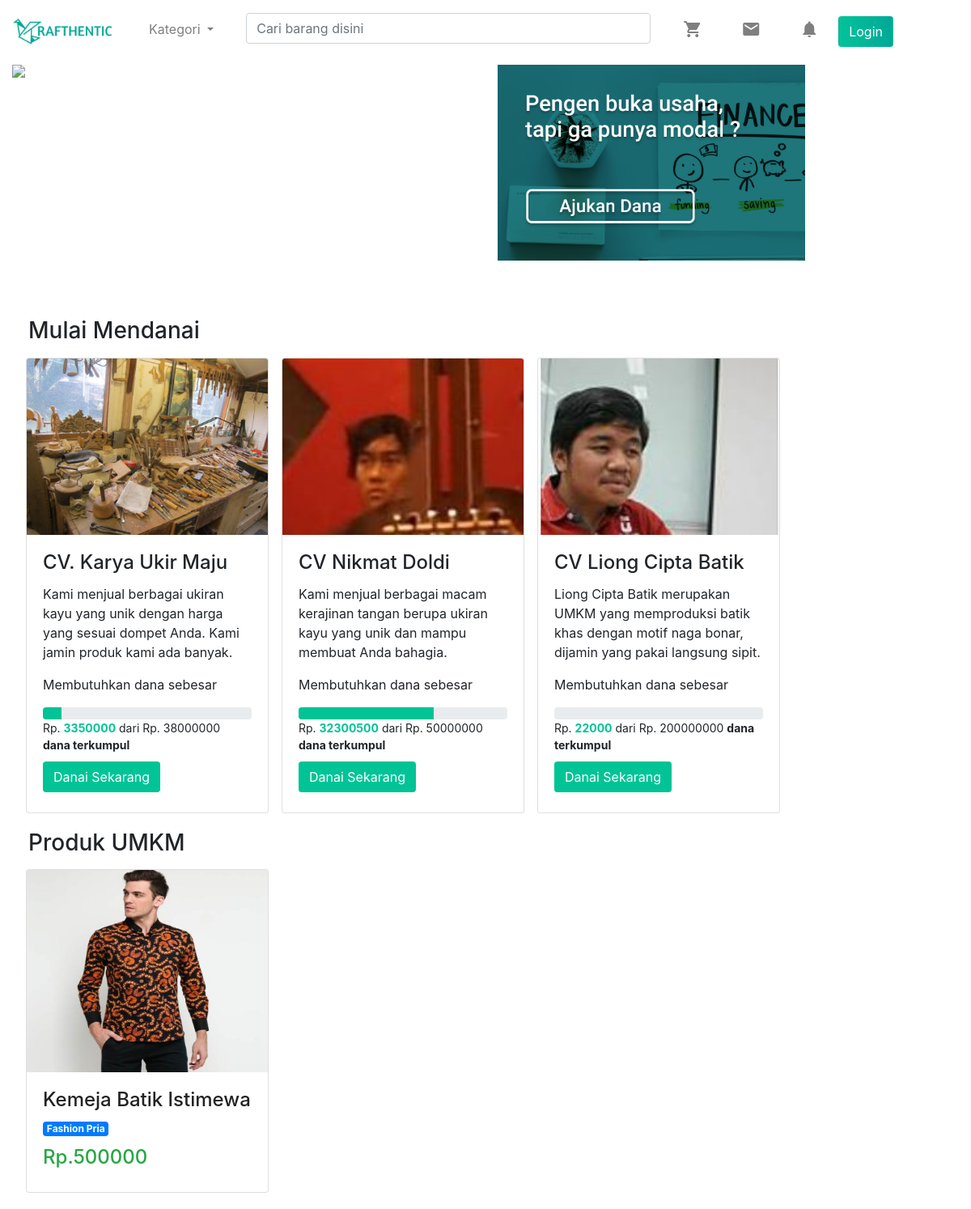
The page / on the database its author committed.
### tables this page shows
CREATE TABLE `tb_umkm` (
  `id_umkm` int(11) NOT NULL,
  `nama_pemilik` varchar(255) NOT NULL,
  `nama_umkm` varchar(255) NOT NULL,
  `alamat_umkm` varchar(255) NOT NULL,
  `deskripsi_umkm` varchar(255) NOT NULL,
  `foto_umkm` text NOT NULL,
  `butuh_dana` int(20) NOT NULL
);

CREATE TABLE `tb_barang` (
  `id_brg` int(11) NOT NULL,
  `nama_brg` varchar(50) NOT NULL,
  `harga_brg` int(11) NOT NULL,
  `deskripsi` text NOT NULL,
  `kategori_brg` varchar(40) NOT NULL,
  `foto_brg` text NOT NULL,
  `tgl_post` datetime NOT NULL,
  `id_pengguna` int(11) NOT NULL
);

### application/controllers/Home.php (called while the page is built, shortened)
<?php
class Home extends CI_Controller {
	function __construct(){
         $this->load->library(array('form_validation'));
         $this->load->helper(array('url','form'));
         $this->load->model('M_barang');
         $this->load->model('M_umkm');
    }
	public function index()
	{
		$data['barang'] = $this->M_barang->getDataBarang();
		$data['umkm'] = $this->M_umkm->get_umkm_data();
		$this->load->view('index',$data);
	}
}

### index.php (called while the page is built, shortened)
<?php
require_once BASEPATH.'core/CodeIgniter.php';

### application/models/M_umkm.php (called while the page is built, shortened)
<?php
class M_umkm extends CI_Model {
	function get_umkm_data() {
		$this->db->select('id_umkm, nama_pemilik, nama_umkm, alamat_umkm, deskripsi_umkm, foto_umkm, butuh_dana');
		$this->db->from('tb_umkm');
		$query = $this->db->get();
	    return $query->result_array();
	}
	function get_each_umkm_funding($id){
		$this->db->select('sum(jumlah_funding) as jumlah_funding');
		$this->db->from('tb_funding');
		$this->db->where('id_umkm = ',$id);
		$query = $this->db->get();
		return $query->result_array();
	}
}

### application/models/M_barang.php (called while the page is built, shortened)
<?php
class M_barang extends CI_Model {
	function getDataBarang(){
		$this->db->select("tb_barang.id_brg, tb_barang.nama_brg, harga_brg,deskripsi, kategori_brg, tb_pengguna.id_pengguna, tb_pengguna.alamat, tb_pengguna.notelp, tb_barang.foto_brg");
		$this->db->from("tb_barang");
		$this->db->join("tb_pengguna","tb_barang.id_pengguna = tb_pengguna.id_pengguna");
		$query = $this->db->get();
		if($query->num_rows() != 0){
			return $query->result();
		}else{
			return false;
		}
	}
}

### application/views/index.php (the view, shortened to what this page needs)
<?php $this->load->view('page_header')?>
    <section class="row slide">
        <div class="col-6"><img class="img-fluid slide-img" src="<?= base_url('assets/img/slide2.png')?>" /></div>
        <div class="col-6"><img class="img-fluid slide-img" src="<?= base_url('assets/img/slide1.png')?>" /></div>
    </section>
    <section class="danai">
        <h3>Mulai Mendanai</h3>
        <div class="row item-danai">
            <?php foreach($umkm as $u){?>
            <div class="card" style="width:300px">
                <img class="card-img-top img-fluid" src="<?= base_url('assets/img/')?><?= $u['foto_umkm']?>" alt="Card image" style="width:100%;height:39%">
                <div class="card-body">
                  <h4 class="card-title"><?= $u['nama_umkm']?></h4>
                  <p class="card-text"><?= $u['deskripsi_umkm']?></p>
                  <p class="card-text">Membutuhkan dana sebesar</p>
                  <?php
                    $ci =& get_instance();
                    $data = $ci->M_umkm->get_each_umkm_funding($u['id_umkm']);
                    foreach($data as $d){
                  ?>
                  <div class="progress" style="height: 15px;">
                    <div class="progress-bar" role="progressbar" style="background-color: #00c396;width: <?= ($d['jumlah_funding']/$u['butuh_dana'])*100?>%" aria-valuenow="<?= $d['jumlah_funding']?>" aria-valuemin="0" aria-valuemax="<?= $u['butuh_dana']?>"></div>
                  </div>
                  <p style="padding-right: 4px;font-size:14px;margin-bottom:10px;">Rp. <strong><span style="color: #00c396;"><?= $d['jumlah_funding']?></span></strong> dari Rp. <?= $u['butuh_dana']?>
                  <span style="font-size:14px;font-weight: bold;margin-bottom:50px;">dana terkumpul</span></p>
                  <?php if($this->session->userdata('id')==FALSE){?>
                    <a href="<?= site_url('login_control/index')?>" class="btn" style="background-color: #00c396; color:white;">Danai Sekarang</a>
                  <?php } else{?>
                    <a href="<?= base_url('index.php/umkm_control/detil_umkm/')?><?= $u['id_umkm']?>" class="btn" style="background-color: #00c396; color:white;">Danai Sekarang</a>
                  <?php }?>
                </div>
                <?php }?>
            </div>
            <?php }?>
        </div>
    </section>
    <section class="produk">
        <h3>Produk UMKM</h3>
        <div class="row item-produk">
            <?php
            if(!empty($barang)){
            foreach ($barang as $row) {?>
            <a href="<?= base_url('index.php/Detailitem_control/detailbrg/').$row->id_brg?>" class="link-item">
              <div class="card" style="width:300px">
                <img class="card-img-top img-fluid" src="<?= base_url('assets/img/').$row->foto_brg?>" alt="Card image" style="width:100%; height: 250px;">
                <div class="card-body">
                  <h4 class="card-title"><?= $row->nama_brg?></h4>
                  <span class="badge badge-primary"><?= $row->kategori_brg?></span>
                  <h4 class="text-success" style="margin-top: 12px;">Rp.<?= $row->harga_brg?></h4>
                </div>
              </div>
              </a>
            <?php
          }} else {?>
              <div style="width:100%;">
                <h5 style="text-align: center;">Belum Ada Barang</h5>
              </div>
          <?php }?>
            </div>
      </section>
</body>
</html>

### application/views/page_header.php (shortened to what this page needs)
<html>
<head>
    <link rel="stylesheet" href="<?= base_url('assets/css/bootstrap-4.2.1.css')?>"/>
    <link rel="stylesheet" href="<?= base_url('assets/css/style.css')?>"/>
    <link rel="stylesheet" href="<?= base_url('assets/css/slick.css')?>"/>
    <link rel="stylesheet" href="<?= base_url('assets/css/slick-theme.css')?>"/>
</head>
<body class="home">
    <div class="col-lg-12">
    <nav class="navbar navbar-expand-lg navbar-light bg-white fixed-top" role="navigation">
        <a class="navbar-brand" href="<?= base_url('index.php/Home')?>"><img src="<?= base_url('assets/img/logo.png')?>" width="128"/></a>
        <div class="collapse navbar-collapse" id="exCollapsingNavbar">
            <ul class="nav navbar-nav menu">
                <li class="nav-item dropdown">
        <a class="nav-link dropdown-toggle" href="#" id="navbarDropdown" role="button" data-toggle="dropdown" aria-haspopup="true" aria-expanded="false">
          Kategori
        </a>
      </li>
                <li class="nav-item"><form class="form" role="form"><div class="form-group"><input type="search" class="form-control form-control-md" style="width: 500px;" placeholder="Cari barang disini" data-toggle="dropdown" /></div></form></li>
                <li class="nav-item"><a href="<?= base_url('index.php/cart_control')?>" class="nav-link">  <i class="material-icons">shopping_cart</i>
</a></li>
                <li class="nav-item"><a href="#" class="nav-link"><i class="material-icons">mail</i></a></li>
                <li class="nav-item"><a href="#" class="nav-link"><i class="material-icons">notifications</i></a></li>
            </ul>
            <ul class="nav navbar-nav flex-row justify-content-between">
              <?php if($this->simple_login->cek_login() == true){?>
                <li class="dropdown order-1">
                    <a class="nav-link dropdown-toggle text-black" href="#" id="navbarDropdown" role="button" data-toggle="dropdown" aria-haspopup="true" aria-expanded="false" style="font-size: 20px;">
                      <?= $this->session->userdata('nama')?>
                    </a>
                    <div class="dropdown-menu" aria-labelledby="navbarDropdown">
                      <a class="dropdown-item" href="<?= base_url('index.php/profil_control')?>">Profil Saya</a>
                      <a class="dropdown-item" href="<?= base_url('index.php/uploadbrg_control')?>">Unggah Barang</a>
                      <div class="dropdown-divider"></div>
                      <a class="dropdown-item" href="<?= base_url('index.php/login_control/logout')?>">Logout</a>
                    </div>
                </li>
              <?php }else{?>
                <li class="dropdown order-1">
                    <a href="<?= base_url('index.php/login_control')?>" class="btn btn-login" >Login</a>
                </li>
              <?php } ?>
            </ul>
        </div>
</nav>

### assets/css/style.css (style rules this page uses)
* { margin: 0; padding: 0; }
.home { overflow-x: hidden; }
.menu { padding-top: 8px; }
.btn-login { background-image: linear-gradient(to right, #02C39A, #00A896); color: white; }
.nav-item { margin-left: 16px; margin-right: 16px; }
.slide { margin-top: 80px; margin-bottom: 0px; height: 300px; }
.produk .card, .danai .card { display: inline-block; margin:12px; }
.danai, .produk { margin: 12px; }
.danai h3, .produk h3 { margin-left: 8px; }
.danai .card, .produk .card { margin:8px; }
.item-danai, .item-produk { position: relative; left: 12px; right: 0px; }
.link-item, .link-item:hover { text-decoration: none; color: #222; }

### rows shown on the page
tb_umkm: foto_umkm (picture), nama_umkm "CV. Karya Ukir Maju", deskripsi_umkm "Kami menjual berbagai ukiran kayu yang unik dengan harga yang sesuai dompet Anda. Kami jamin produk kami ada banyak.", jumlah_funding "3350000", butuh_dana "38000000"
tb_umkm: foto_umkm (picture), nama_umkm "CV Nikmat Doldi", deskripsi_umkm "Kami menjual berbagai macam kerajinan tangan berupa ukiran kayu yang unik dan mampu membuat Anda bahagia.", jumlah_funding "32300500", butuh_dana "50000000"
tb_umkm: foto_umkm (picture), nama_umkm "CV Liong Cipta Batik", deskripsi_umkm "Liong Cipta Batik merupakan UMKM yang memproduksi batik khas dengan motif naga bonar, dijamin yang pakai langsung sipit.", jumlah_funding "22000", butuh_dana "200000000"
tb_barang: foto_brg (picture), nama_brg "Kemeja Batik Istimewa", kategori_brg "Fashion Pria", harga_brg "500000"
